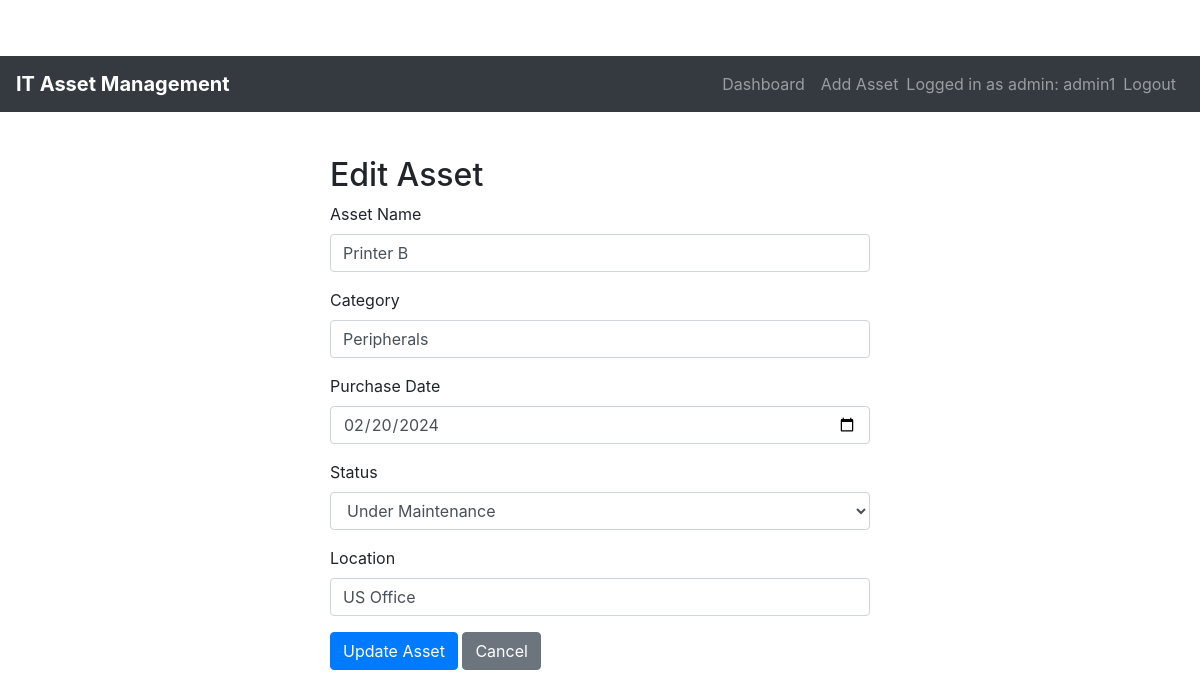
Screenshot of /edit_asset/2 (signed in) with the database file from the repository.
### tables this page shows
CREATE TABLE assets (
    asset_id INTEGER PRIMARY KEY AUTOINCREMENT,
    name TEXT NOT NULL,
    category TEXT NOT NULL,
    purchase_date DATE NOT NULL,
    status TEXT NOT NULL,
    location TEXT NOT NULL,
    user_id INTEGER NOT NULL,
    FOREIGN KEY (user_id) REFERENCES users(id)
);

### assets.py (the view, shortened to what this page needs)
@assets_bp.route('/edit_asset/<int:asset_id>', methods=['GET', 'POST'])
def edit_asset(asset_id):
    if 'user_id' not in session:
        flash('Please log in to continue.', 'danger')
        return redirect(url_for('auth.login'))
    db = get_db()
    asset = db.execute('SELECT * FROM assets WHERE asset_id = ?', (asset_id,)).fetchone()
    if asset is None:
        flash('Asset not found.', 'danger')
        return redirect(url_for('assets.dashboard'))
    return render_template('edit_asset.html', asset=asset)

### database.py (called while the page is built)
def get_db():
    if 'db' not in g:
        g.db = sqlite3.connect('assets.db')
        g.db.row_factory = sqlite3.Row
    return g.db

### templates/edit_asset.html (shortened to what this page needs)
{% extends "base.html" %}
{% block content %}
<div class="row justify-content-center">
    <div class="col-md-6">
        <h2>Edit Asset</h2>
        <form method="POST" action="">
            <div class="form-group">
                <label for="name">Asset Name</label>
                <input type="text" name="name" class="form-control" value="{{ asset['name'] }}" required>
            </div>
            <div class="form-group">
                <label for="category">Category</label>
                <input type="text" name="category" class="form-control" value="{{ asset['category'] }}" required>
            </div>
            <div class="form-group">
                <label for="purchase_date">Purchase Date</label>
                <input type="date" name="purchase_date" class="form-control" value="{{ asset['purchase_date'] }}" required>
            </div>
            <div class="form-group">
                <label for="status">Status</label>
                <select name="status" class="form-control" required>
                    <option value="Under Maintenance" {% if asset['status'] == 'Under Maintenance' %}selected{% endif %}>Under Maintenance</option>
                </select>
            </div>
            <div class="form-group">
                <label for="location">Location</label>
                <input type="text" name="location" class="form-control" value="{{ asset['location'] }}" required>
            </div>
            <button type="submit" class="btn btn-primary">Update Asset</button>
            <a href="{{ url_for('assets.dashboard') }}" class="btn btn-secondary">Cancel</a>
        </form>
    </div>
</div>
{% endblock %}

### static/styles.css (style rules this page uses)
body { padding-top: 56px; }
h2 { margin-top: 20px; }

### rows the page displays
assets: name "Printer B", category "Peripherals", purchase_date "02/20/2024", status "Under Maintenance", location "US Office"

### other values shown
{{ session.get('role') }} "admin"
{{ session.get('username') }} "admin1"
